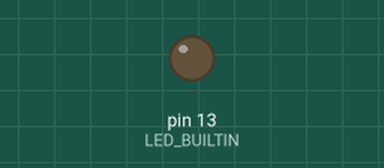
Recording of a program running on a simulated Arduino Nano, built with avr-gcc and run on an emulated ATmega328P. Shown: output pins drawn as LEDs (lit = HIGH). What the program prints to the serial monitor is not drawn.

Above: at 1.6 s.
Timing chart, 0 to 3.1 s (numbered marks = the images above):
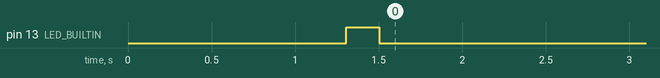

Measured:
- by itself, pin 13 (LED_BUILTIN): LOW → HIGH at 1.3 s, → LOW 0.20 s later

The program:

main.cpp
```cpp
// (licence header left out)
#include <Arduino.h>
#include <avr/interrupt.h>
#include <avr/wdt.h>


/**************************************************************************************************
 * CONFIGURATION
 *************************************************************************************************/
#define BLINK_DURATION 0.2  // The duration of the LED blink in seconds.
#define LENGTH 5.0          // The length of window in seconds in which the LED blink once.
/**************************************************************************************************
 **************************************************************************************************
 *************************************************************************************************/


// Variables for accumulating bytes in the background for the true random generator.
byte sample = 0;
boolean sample_waiting = false;
byte current_bit = 0;
byte result = 0;
byte rotl(const byte value, int shift);

typedef struct State_struct (*ModeFn)(struct State_struct current_state,
									  unsigned long current_time);

typedef struct State_struct {
	unsigned long blink_start;      // The time the blink will be in milliseconds.
	unsigned long blink_duration;   // The duration of the blink in milliseconds.

	unsigned long started_at;       // The time this mode started at in milliseconds
	ModeFn update;                  // The current function used to update the state.
} State;

State StartMode(State current_state, unsigned long current_time);

State SetupMode(State current_state,
				unsigned long current_time) {
	Serial.println("SetupMode");

	// Add the hardware sample to the random number.
	if (sample_waiting) {
		sample_waiting = false;
		result = rotl(result, 1); // Spread randomness around
		result ^= sample;         // XOR preserves randomness
		current_bit++;

		// We have acculmulated enough data to build a random number.
		if (current_bit > 7) {
			current_bit = 0;

			// Determine blink details and start the random window.
			State new_state;
			new_state.blink_start = long((float(result) / 255.0) * LENGTH * 1000.0);
			new_state.blink_duration = current_state.blink_duration;
			new_state.started_at = millis();
			new_state.update = &StartMode;
			return new_state;
		}
	}

	return current_state;
}

State StartMode(State current_state,
				unsigned long current_time) {
	Serial.print(current_time - current_state.started_at);
	Serial.print(":");
	Serial.print(current_state.blink_start);
	Serial.println(" - StartMode");
	return current_state;
}


byte rotl(const byte value, int shift) {
	if ((shift &= sizeof(value)*8 - 1) == 0) {
		return value;
	}
	return (value << shift) | (value >> (sizeof(value)*8 - shift));
}

// Setup of the watchdog timer.
void wdtSetup() {
	cli();
	MCUSR = 0;

	/* Start timed sequence */
	WDTCSR |= _BV(WDCE) | _BV(WDE);

	/* Put WDT into interrupt mode */
	/* Set shortest prescaler(time-out) value = 2048 cycles (~16 ms) */
	WDTCSR = _BV(WDIE);

	sei();
}

State state;

void setup() {
	pinMode(LED_BUILTIN, OUTPUT);
	Serial.begin(115200);
	wdtSetup();

	// Run the watchdog timer a bit before starting.
	delay(1000);

	// Initialise the state.
	state.blink_start = 0;
	state.blink_duration = BLINK_DURATION * 1000;
	state.started_at = millis();
	state.update = &SetupMode;
}

void render(State s, unsigned long t) {
	if (s.update != &StartMode) {
		return;
	}

	if (t > (s.started_at + s.blink_start) &&
		t < (s.started_at + s.blink_start + s.blink_duration)) {
		digitalWrite(LED_BUILTIN, HIGH);
	} else if (t > (s.started_at + s.blink_start + s.blink_duration)) {
		digitalWrite(LED_BUILTIN, LOW);
	}
}

void loop() {
	unsigned long t = millis();
	state = state.update(state, t);
	render(state, t);
}

// Watchdog Timer Interrupt Service Routine
ISR(WDT_vect) {
	sample = TCNT1L; // Ignore higher bits
	sample_waiting = true;
}
```
